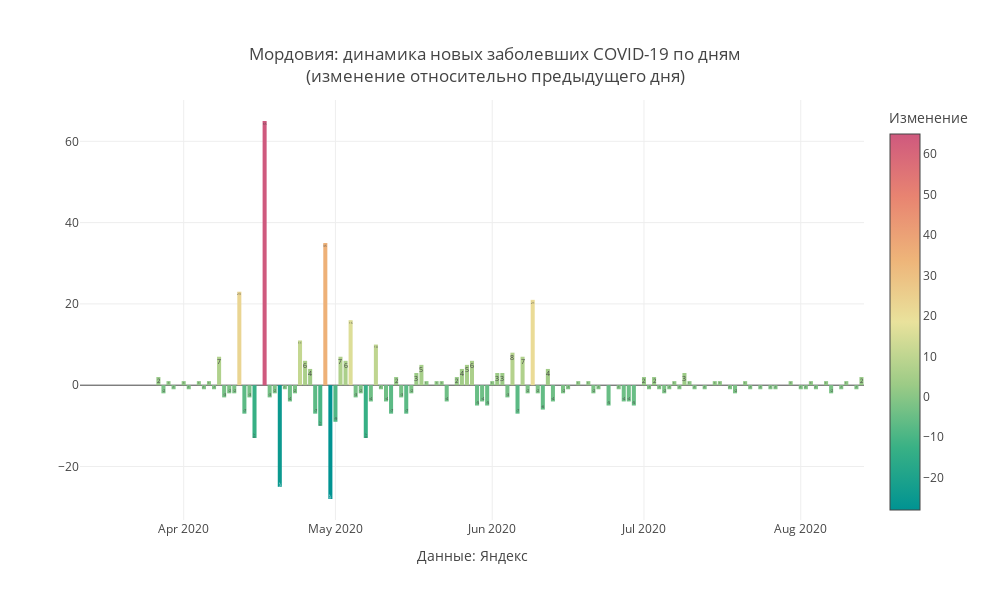

Write notebook code for a chart like this one.
### Code cell
mask = X.Region ==my_region
#mask = (X.Date>datetime.date(2020,5,1))&(X.Region==my_region)
#Y = X[mask]

#Y['base'] = Y['Change_dayconf']*Y['Change_dayconf'].apply(lambda d:0 if d>0 else 1)
#Y['Date']= pd.to_datetime(Y.Date)
fig = go.Figure()
fig.add_trace(
              go.Bar(x = X[mask].Date,y=X[mask].Change_dayconf,text = X[mask]['Change_dayconf'],textposition = 'inside',
                
                
                 marker_color = X[mask]['Change_dayconf'],marker_colorscale = 'Temps',marker_colorbar ={'tickmode':'auto',
                                    'title':{'text':'Изменение','side':'top'}}
                    )   
                )
fig.update_layout(
   annotations=[
        
        dict(x=0.5,y=-0.15,
            showarrow=False,
            text="",
            xref="paper",
            yref="paper")],
                  title=f'{my_region}: динамика новых заболевших COVID-19 по дням<br>(изменение относительно предыдущего дня)',
                  title_x = 0.5,
                  title_y= 0.9,
                  title_xanchor = "center",
                  title_yanchor = "bottom", 
                  legend_x = 0.05,legend_y = 0.98,
                  width = 990, height = 600,template = 'gridon',
    
    
                  xaxis_title='Данные: Яндекс',
    yaxis_title = ' '
)

fig.show()

### Figure 1 — Plotly figure (JSON) as saved in the notebook; plotly's stock layout.template omitted (floating-point values rounded to 4 significant figures; data arrays with more than 128 entries replaced by an {"elided": "..."} marker saying what was removed)
{"data": [{"marker": {"color": {"elided": "155 int values"}, "colorbar": {"tickmode": "auto", "title": {"side": "top", "text": "Изменение"}}, "colorscale": [[0, "rgb(0, 147, 146)"], [0.1667, "rgb(57, 177, 133)"], [0.3333, "rgb(156, 203, 134)"], [0.5, "rgb(233, 226, 156)"], [0.6667, "rgb(238, 180, 121)"], [0.8333, "rgb(232, 132, 113)"], [1, "rgb(207, 89, 126)"]]}, "text": {"elided": "155 int values"}, "textposition": "inside", "type": "bar", "x": {"elided": "155 str values"}, "y": {"elided": "155 int values"}}], "layout": {"annotations": [{"showarrow": false, "text": "", "x": 0.5, "xref": "paper", "y": -0.15, "yref": "paper"}], "height": 600, "legend": {"x": 0.05, "y": 0.98}, "title": {"text": "Мордовия: динамика новых заболевших COVID-19 по дням<br>(изменение относительно предыдущего дня)", "x": 0.5, "xanchor": "center", "y": 0.9, "yanchor": "bottom"}, "width": 990, "xaxis": {"title": {"text": "Данные: Яндекс"}}, "yaxis": {"title": {"text": " "}}}}
